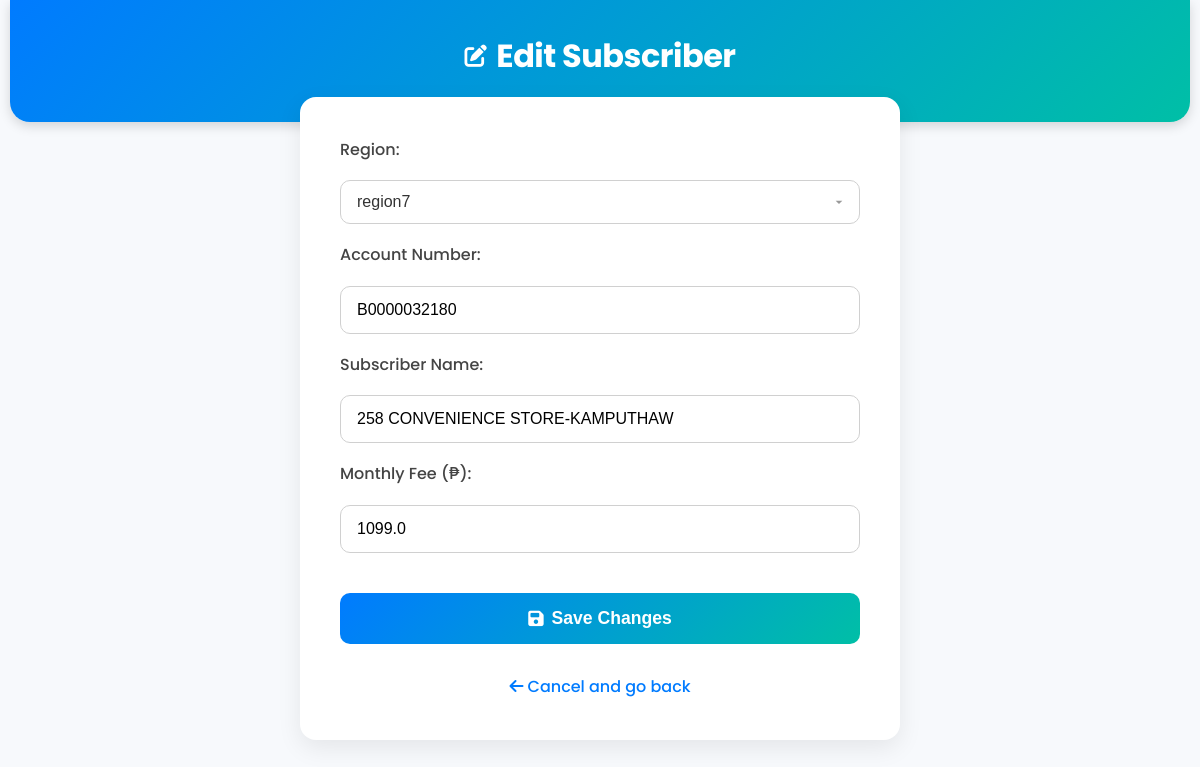
/edit/203, run on the app's committed database.
### tables this page shows
CREATE TABLE subscribers (
        id INTEGER PRIMARY KEY AUTOINCREMENT,
        region TEXT NOT NULL,
        account_number TEXT NOT NULL UNIQUE,
        name TEXT NOT NULL,
        monthly_fee REAL NOT NULL
    );

### app.py (the view, shortened to what this page needs)
@app.route("/edit/<int:id>", methods=["GET", "POST"])
def edit_subscriber(id):
    conn = get_db_conn()
    subscriber_to_edit = conn.execute(
        "SELECT * FROM subscribers WHERE id = ?", (id,)
    ).fetchone()
    conn.close()
    if subscriber_to_edit is None:
        flash("Subscriber not found.", "error")
        return redirect(url_for("admin"))
    return render_template("subscriber_form.html", subscriber=subscriber_to_edit)

### app.py (called while the page is built)
def get_db_conn():
    conn = sqlite3.connect(DATABASE_FILE)
    conn.row_factory = sqlite3.Row
    return conn

### templates/subscriber_form.html (shortened to what this page needs)
<!DOCTYPE html>
<html lang="en">
<head>
    <link rel="stylesheet" href="{{ url_for('static', filename='style.min.css') }}">
</head>
<body>
    <header>
        <h1>
            {% if subscriber %}
            <i class="fas fa-edit"></i> Edit Subscriber
            {% else %}
            <i class="fas fa-plus-circle"></i> Add New Subscriber
            {% endif %}
        </h1>
    </header>
    <div class="container" style="max-width: 600px;">
        <form method="POST" action="">
            <label for="region">Region:</label>
            <input type="text" id="region" name="region" placeholder="e.g., region7"
                value="{{ subscriber.region if subscriber }}" required>
            <label for="account_number">Account Number:</label>
            <input type="text" id="account_number" name="account_number"
                value="{{ subscriber.account_number if subscriber }}" required>
            <label for="name">Subscriber Name:</label>
            <input type="text" id="name" name="name" value="{{ subscriber.name if subscriber }}" required>
            <label for="monthly_fee">Monthly Fee (₱):</label>
            <input type="number" step="0.01" id="monthly_fee" name="monthly_fee" placeholder="e.g., 999.00"
                value="{{ subscriber.monthly_fee if subscriber }}" required>
            <button type="submit" class="btn-main">
                <i class="fas fa-save"></i>
                {{ 'Save Changes' if subscriber else 'Add Subscriber' }}
            </button>
        </form>
        <a href="{{ url_for('admin') }}" class="back-link" style="text-align: center; width: 100%;">
            <i class="fas fa-arrow-left"></i> Cancel and go back
        </a>
    </div>
</body>
</html>

### data on the page
subscribers: region "region7", account_number "B0000032180", name "258 CONVENIENCE STORE-KAMPUTHAW", monthly_fee "1099.0"

### other printed values
{{ 'Save Changes' if subscriber else 'Add Subscriber' }} "Save Changes"
